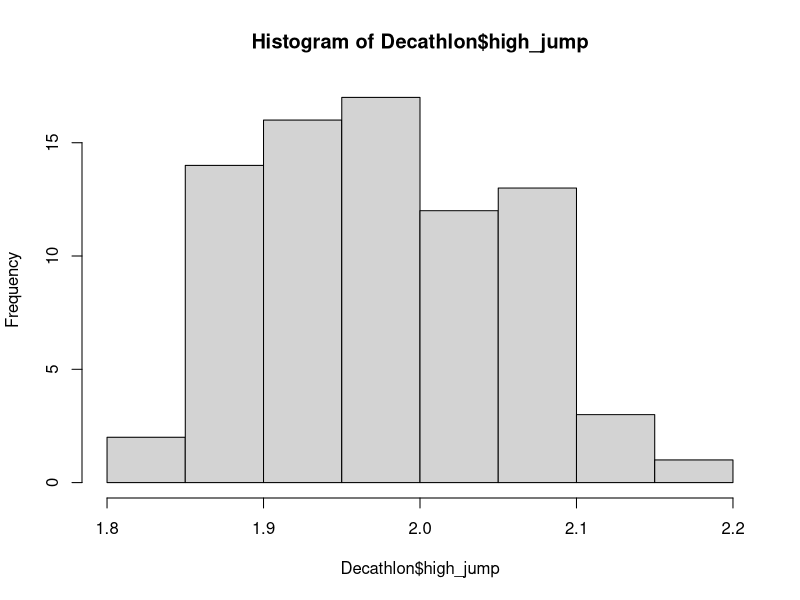
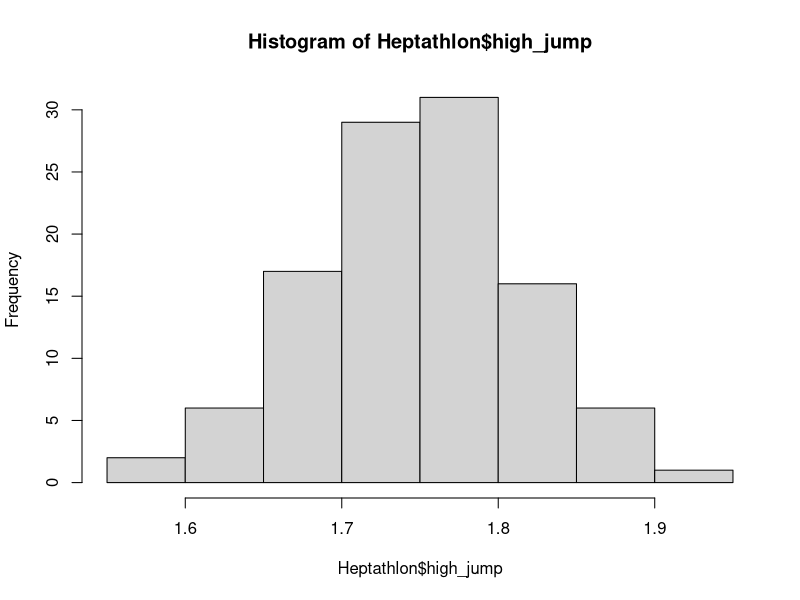
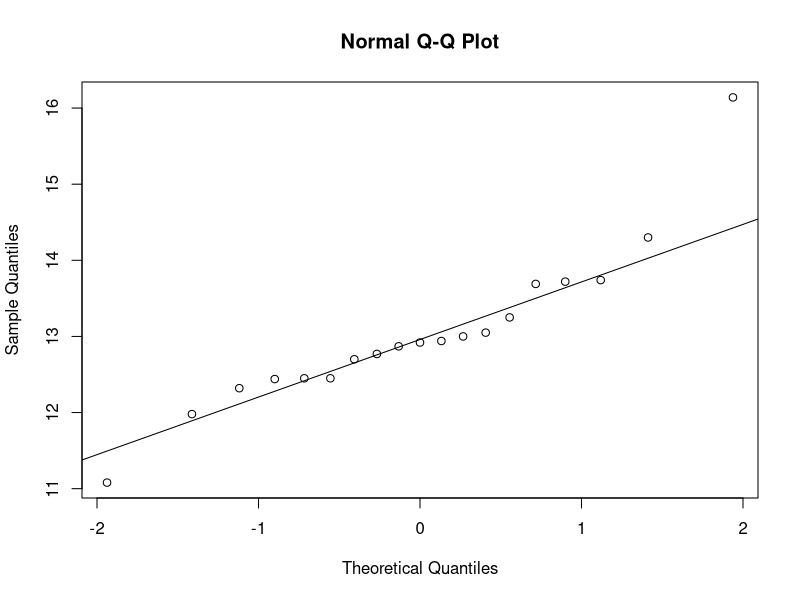
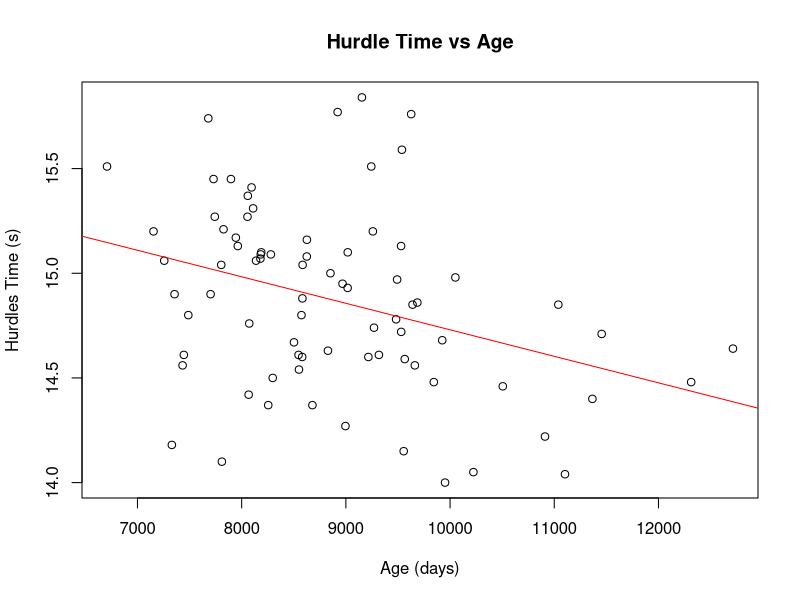
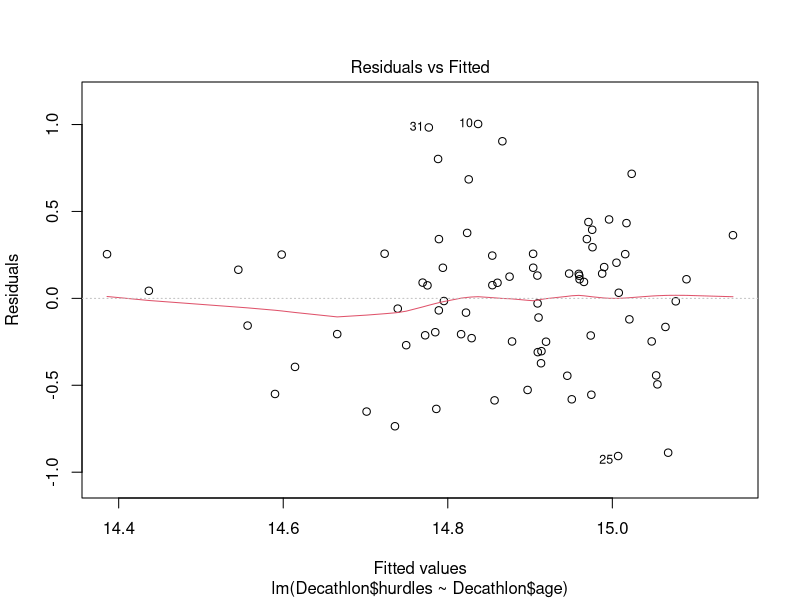
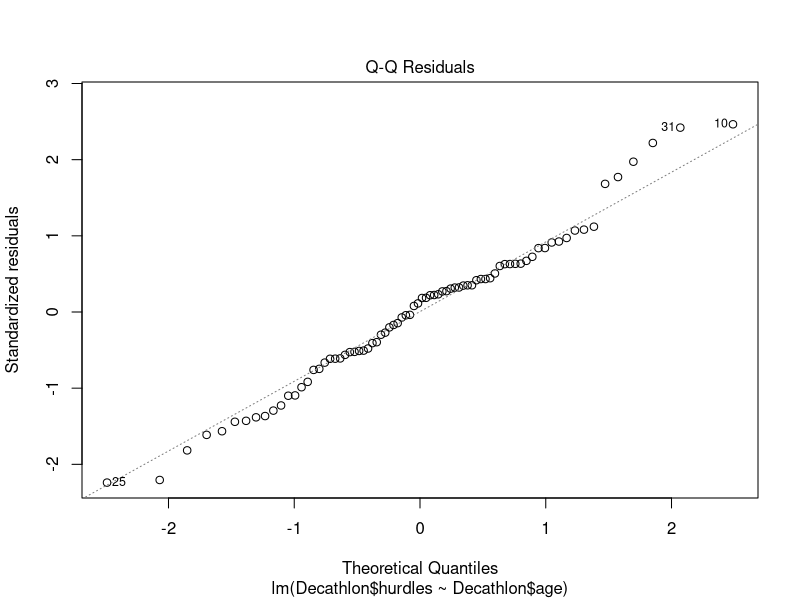

R code for these plots, in order:
df <- read.csv("A2_data.csv")
Decathlon <- subset(df, sport == "Decathlon")
Heptathlon <- subset(df, sport == "Heptathlon")

 ### Research Q1: Is there a difference in high_jump performance between athletes in the different sports (Decathlon and Heptathlon)? ###

hist(Decathlon$high_jump)
hist(Heptathlon$high_jump)

shapiro.test(Decathlon$high_jump)
shapiro.test(Heptathlon$high_jump)

### We assume that the samples are independent due to the nature of highjump being an individual event ###
### Observing the histograms of both subsets we see the dist is approx normal with no major outliers ###
### Additionally, Shapiro-Wilk normailty test suggests samples do not differ significantly from a norm dist ###



### If we assume there to be no difference then our h0 for this question is xbar1=xbar2 ###
## Our hA therefore is xbar1!=xbar2 
t.test(Decathlon$high_jump, Heptathlon$high_jump)

### The 95% CI for the two sample t-test to determine the difference in high jump performance is ###
### 0.206 - 0.248 ###
### our p value < 2.2e-16 which is < 0.05 therefore there is significant evidence to reject null ###
### and assume that there is a difference in high jump performance between groups ###




### Research Q2: Is there a difference in shotput performance for Heptathlon athletes based on countries? ###
table(Heptathlon$country) ### Check the groups to assess normality##

countries <- unique(Heptathlon$country)
# Loop to check normality in each subset
for (country in countries) {
  subset_data <- Heptathlon[Heptathlon$country == country, ]
  cat("Shapiro-Wilk Test for:", country, "\n")
  print(shapiro.test(subset_data$shotput))
  cat("\n")
}

### Shapiro-Wilk test fails for UKR so will check qqnorm plot
subsetUKR <- Heptathlon[Heptathlon$country == "UKR",]
qqnorm(subsetUKR$shotput)
qqline(subsetUKR$shotput)
### The right hand tail outlier suggests this doesnt follow a normal dist and will be excluded from study

noUKR <- subset(Heptathlon, countries != "UKR")
mod.aov <- lm(noUKR$shotput~noUKR$country, data = noUKR)
anova(mod.aov)

### Here our F statistic is 2.4293 and corresponding p-value of 0.09412. This does not provide us strong enough evidence to reject 
### the null hypothesis that there is no difference between an athletes country (EST, RUS, NED) and shotput performance. ###

## Research Q3: Is there a linear relationship between age and hurdles for decathalon competitors?
### H0: there is no linear relationship b1 = 0
### HA: there is a linear relationship b1 != 0
hurdleAge <- lm(Decathlon$hurdles ~ Decathlon$age)

### We check the linearity and variance to see if the model is fit for inference ###
plot(Decathlon$hurdles ~ Decathlon$age, 
     xlab = "Age (days)", 
     ylab = "Hurdles Time (s)", 
     main = "Hurdle Time vs Age")
abline(lm(Decathlon$hurdles ~ Decathlon$age), col = "red")
plot(hurdleAge, which = 1)
plot(hurdleAge, which = 2)

### In the residuals vs fitted plot, the points have a even spread across y = 0 with no major deviations in the 
### red line we can assume that a linear model is appropriate for the data.

summary(hurdleAge)

### The p-value of our linear model for age and hurdles time is 0.00187 giving us
### reason to reject the null hypothesis and assume that age is a predictor for hurdle score.
### The estimate for the slope is -1.266e-4 suggesting that an increase in one day age reduces 
### hurdle time by 1.266e-4 seconds on average.
### The strength of correlation for these variables is weak with an R-squared value of 0.1087
 
